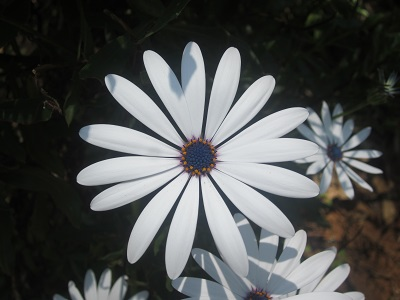
#> input picture images/flower.JPG, 400 x 300 px, found by its file name
$ python first.py
#> lines starting #> are read from the running program, lines starting #| are printed output that depends on the picture
from google.colab.patches import cv2_imshow
from PIL import Image,ImageEnhance,ImageFilter
img = Image.open("images/flower.JPG")
#> img is the input picture: PIL image 400x300 RGB; mean R, G, B 79.5, 81.4, 80.9
#image Resolution
print(img.size)
#| (400, 300)
new_size = (300,300)
img_resize = img.resize(new_size)
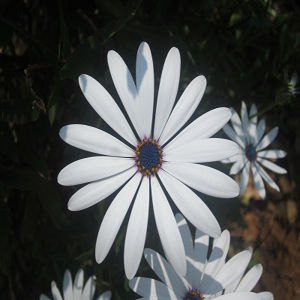
#> img_resize: PIL image 300x300 RGB; mean R, G, B 79.5, 81.5, 80.9
img_resize.save("output/resize.jpg")
#brightness
enhancer = ImageEnhance.Brightness(img)
#bright
img_bright = enhancer.enhance(1.8)
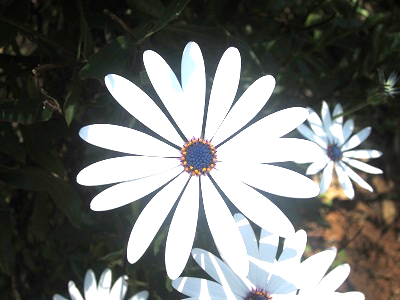
#> img_bright: PIL image 400x300 RGB; mean R, G, B 114.5, 116.3, 113.5
img_bright.save("output/bright.jpg")
#dark
img_dark = enhancer.enhance(0.6)
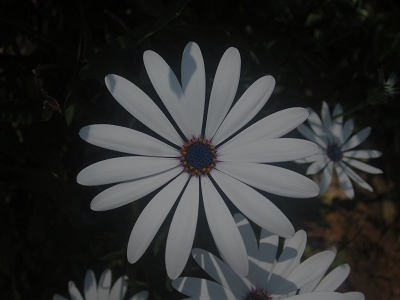
#> img_dark: PIL image 400x300 RGB; mean R, G, B 47.3, 48.5, 48.1
img_dark.save("output/dark.jpg")
# b/w -->grayscale
img_gray = img.convert("L")
img_gray.save("output/gray.jpg")
# sharp
img_sharp = img.filter(ImageFilter.SHARPEN)
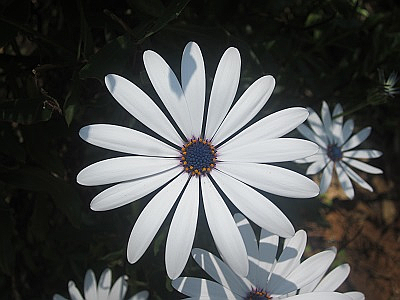
#> img_sharp: PIL image 400x300 RGB; mean R, G, B 79.6, 81.5, 80.9
img_sharp.save("output/sharp.jpg")
# blur
img_blur = img.filter(ImageFilter.BLUR)
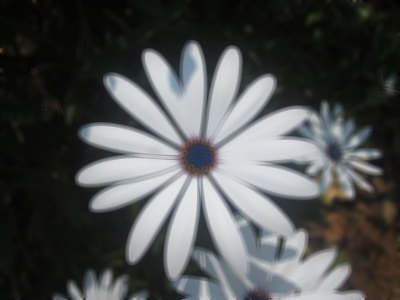
#> img_blur: PIL image 400x300 RGB; mean R, G, B 79.5, 81.5, 80.9
img_blur.save("output/blur.jpg")
#find edge
# blur
img_blur = img.filter(ImageFilter.FIND_EDGES)
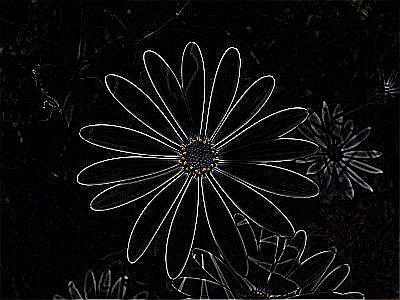
#> img_blur: PIL image 400x300 RGB; mean R, G, B 13.9, 13.8, 13.9
img_blur.save("output/edge.jpg")
